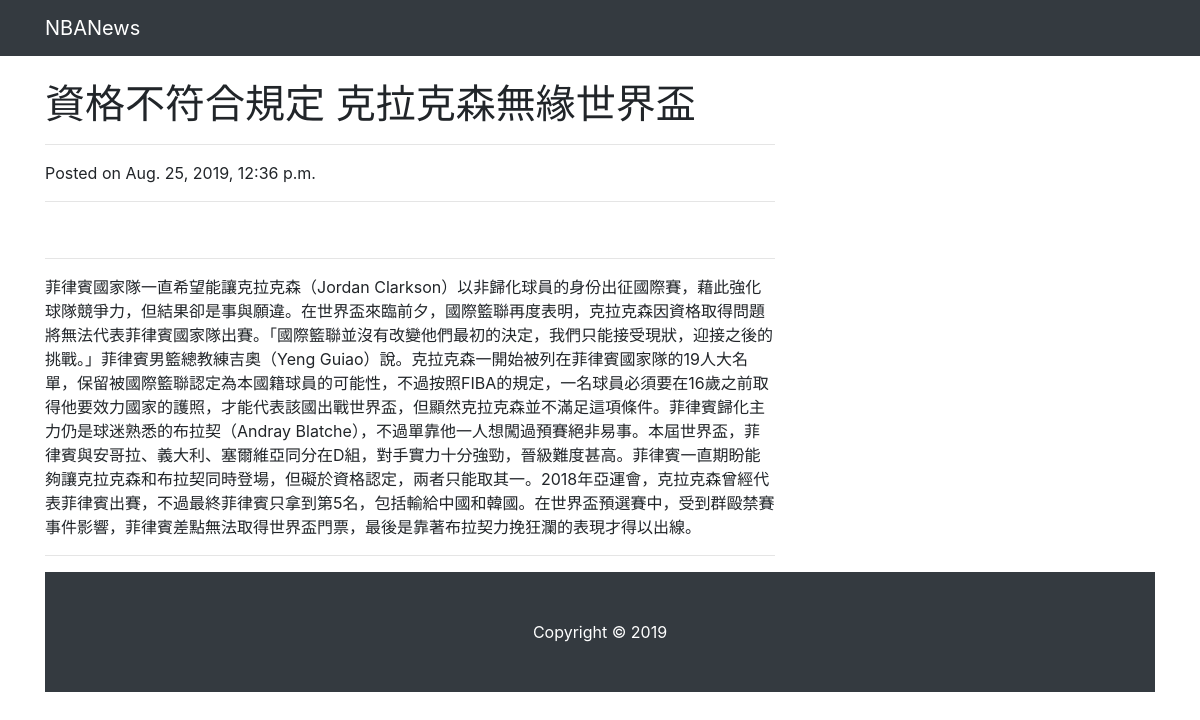
/news_detail/15, run on the app's committed database.
### crawler/models.py (models this page shows)
class News(models.Model):
    title = models.CharField(max_length=100, blank=True)
    description = models.TextField(blank=True)
    content = models.TextField(blank=True)
    img_url = models.URLField(blank=True)
    created_at = models.DateTimeField(blank=True)
    class Meta:
        managed = True
        verbose_name = 'News'

### crawler/views.py (the view)
# urls.py: path('news_detail/<int:news_id>', News_Detail.as_view()),
class News_Detail(TemplateView):
    template_name = 'news.html'
    def get(self, request, news_id):
        News = apps.get_model('crawler', 'News')
        try:
            news = News.objects.get(id = news_id)
            news_detail = {
                'title' : news.title,
                'content' : news.content,
                'img_url' : news.img_url,
                'created_at' : news.created_at
            }
        except Exception as e:
            print('Error:', e)
            return HttpResponseNotFound("<h1>News Not Found</h1>")
        return render(request, self.template_name, {'news_detail': news_detail})

### templates/news.html (shortened to what this page needs)
{% extends "base.html" %}
{% if news_detail %}
    {% block news_title %}{{news_detail.title}}{% endblock %}
    {% block ctime %}{{news_detail.created_at}}{% endblock %}
    {% block paragraph %}{{news_detail.content}}{%endblock%}
{% endif %}

### static/css/blog-post.css (style rules this page uses)
body { padding-top: 56px; }

### data on the page
News: title "資格不符合規定 克拉克森無緣世界盃", created_at "Aug. 25, 2019, 12:36 p.m.", content "菲律賓國家隊一直希望能讓克拉克森（Jordan Clarkson）以非歸化球員的身份出征國際賽，藉此強化球隊競爭力，但結果卻是事與願違。在世界盃來臨前夕，國際籃聯再度表明，克拉克森因資格取得問題將無法代表菲律賓國家隊出賽。「國際籃聯並沒有改變他們最初的決定，我們只能接受現狀，迎接之後的挑戰。」菲律賓男籃總教練吉奧（Yeng Guiao）說。克拉克森一開始被列在菲律賓國家隊的19人大名單，保留被國際籃聯認定為本國籍球員的可能性，不過按照FIBA的規定，一名球員必須要在16歲之前取得他要效力國家的護照，才能代表該國出戰世界盃，但顯然克拉克森並不滿足這項條件。菲律賓歸化主力仍是球迷熟悉的布拉契（Andray Blatche），不過單靠他一人想闖過預賽絕非易事。本屆世界盃，菲律賓與安哥拉、義大利、塞爾維亞同分在D組，對手實力十分強勁，晉級難度甚高。菲律賓一直期盼能夠讓克拉克森和布拉契同時登場，但礙於資格認定，兩者只能取其一。2018年亞運會，克拉克森曾經代表菲律賓出賽，不過最終菲律賓只拿到第5名，包括輸給中國和韓國。在世界盃預選賽中，受到群毆禁賽事件影響，菲律賓差點無法取得世界盃門票，最後是靠著布拉契力挽狂瀾的表現才得以出線。"
